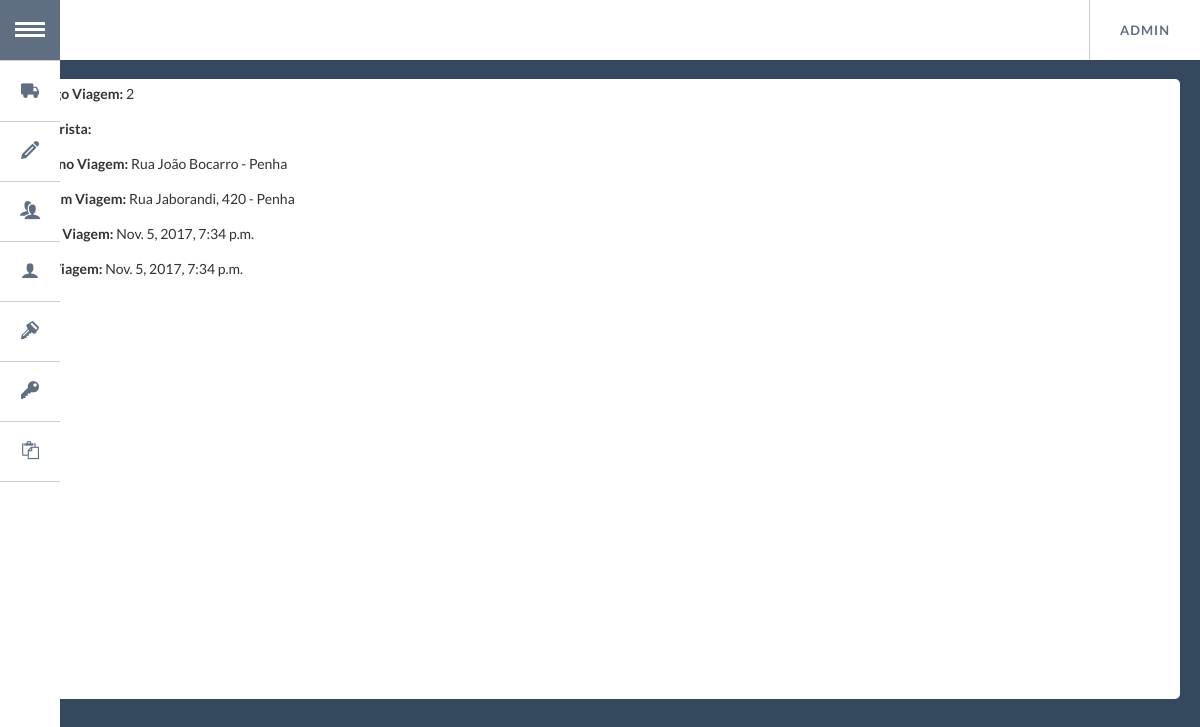
The page /viagem/2/ (signed in) on the database its author committed.
### app/models.py (models this page shows, shortened)
class Viagem(models.Model):
    cd_viagem = models.AutoField(
        primary_key=True
    )
    origem_viagem = models.CharField(
        null=True,
        blank=True,
        max_length=100
    )
    destino_viagem = models.CharField(
        max_length=100
    )
    data_inicio_viagem = models.DateTimeField(
        null=True,
        blank=True
    )
    data_fim_viagem = models.DateTimeField(
        null=True,
        blank=True
    )
    status_ocorrencia = models.BooleanField(default=False)
    status_viagem = models.CharField(
        max_length=64,
        choices=(
            ('nao_iniciada', 'Nao Iniciada'),
            ('finalizada', 'Finalizada'),
            ('em_andamento', 'Em Andamento')
        ),
        default='nao_iniciada'
    )
    cd_motorista_viagem = models.ForeignKey(
        Motorista,
        null=False,
        blank=False
    )
    class Meta:
        verbose_name = 'Viagem'
        verbose_name_plural = 'Viagens'

### app/views.py (the view)
# urls.py: url(r'^viagem/(?P<id_viagem>[A-Za-z0-9-\/]+)/$', app.views.viagem, name='viagem'),
def viagem(request,id_viagem):
    if request.user.is_authenticated():
        viagem = Viagem.objects.get(cd_viagem=id_viagem)
        ocorrencia = Ocorrencia.objects.all().filter(cd_viagem=id_viagem)
        lista = ocorrencia.values_list()
        location = [{'location': lista[2].encode('utf8')} for lista in lista]
        context = {
            'viagem' : viagem,
            'ocorrencia' : ocorrencia,
            'location' : location
        }
        return render(request, 'viagem.html', context)
    else:
        return HttpResponseRedirect('/login/?next=%s' % request.path)

### app/templates/viagem.html (shortened to what this page needs)
{% extends "base.html" %}
{% block content %}
{% autoescape on %}
<div class="container-full">
    <div class="container-card-unit">
      <div class="description-card-unit">
          <p><label>Codigo Viagem:</label> {{ viagem.cd_viagem }}</p>
          {% if viagem.cd_motorista_viagem is not none %}
            <p><label>Motorista: </label> {{viagem.cd_motorista_viagem}}</p>
          {% else %}
            <p class="warning"><label>Motorista: </label> Motorista não definido *</p>
          {% endif %}
          <p><label>Destino Viagem: </label> {{ viagem.destino_viagem }}</p>
          {% if viagem.status_viagem == 'nao_iniciada' %}
          <p class="warning"><label></label> Viagem não Iniciada*</p>
          {% else %}
          <p><label>Origem Viagem: </label> {{ viagem.origem_viagem }}</p>
          <p><label>Inicio Viagem: </label> {{ viagem.data_inicio_viagem }}</p>
          <p><label>Fim Viagem: </label> {{ viagem.data_fim_viagem }}</p>
          {% endif %}
      </div>
      <div id="map"></div>
    </div>
</div>
{% endautoescape %}
{% endblock %}

### app/templates/base.html (shortened to what this page needs)
<!DOCTYPE html>
<html>
<head>
{% block header %}
  <link rel="stylesheet" type="text/css" href="/static/css/bootstrap.min.css" />
  <link rel="stylesheet" type="text/css" href="/static/css/normalize.min.css" />
  <link rel="stylesheet" type="text/css" href="/static/css/popup.min.css" />
  <link rel="stylesheet" type="text/css" href="/static/css/demo.min.css" />
  <link rel="stylesheet" type="text/css" href="/static/css/component.min.css" />
</head>
{% endblock %}
<body>
  {%block menu%}
  <div class="container">
    <ul id="gn-menu" class="gn-menu-main">
      <li class="gn-trigger">
        <a class="gn-icon gn-icon-menu"><span class="">Menu</span></a>
        <nav class="gn-menu-wrapper">
          <div class="gn-scroller">
            <ul class="gn-menu">
              <li><a class="gn-icon gn-icon-viagem" href="/lista_viagem">Listar Viagens</a></li>
              <li><a class="gn-icon gn-nova-viagem" href="/viagem/add_viagem">Cadastrar Viagem</a></li>
              <li><a class="gn-icon gn-icon-motoristas" href="/lista_motorista">Listar Motoristas</a></li>
              <li><a class="gn-icon gn-icon-motorista" href="/motorista/add_motorista">Cadastrar Motorista</a></li>
              <li><a class="gn-icon gn-icon-veiculos" href="/lista_veiculo">Listar Veiculos</a></li>
              <li><a class="gn-icon gn-icon-veiculo" href="/veiculo/add_veiculo">Cadastrar Veiculo</a></li>
              <li><a class="gn-icon gn-icon-ocorrencias" href="/lista_ocorrencia">Listar Ocorrências</a></li>
            </ul>
          </div>
        </nav>
      </li>
        {% if user.is_authenticated %}
      <li class="gn-trigger-right">
        <a class="gn-icon-menu-right"><span>{{ user.username }}</span></a>
        {% else %}
        <li>
        <a class="" href="/login"><span class="gn-icon gn-icon-login">Realizar Login</span></a>
        </nav>
        {% endif %}
      </li>
    </ul>
  </div>
{% endblock %}
{% block content %}{% endblock %}
</body>
</html>

### rows shown on the page
Viagem: cd_viagem "2", destino_viagem "Rua João Bocarro - Penha", origem_viagem "Rua Jaborandi, 420 - Penha", data_inicio_viagem "Nov. 5, 2017, 7:34 p.m.", data_fim_viagem "Nov. 5, 2017, 7:34 p.m."

### other values the page prints
{{ user.username }} "ADMIN"
